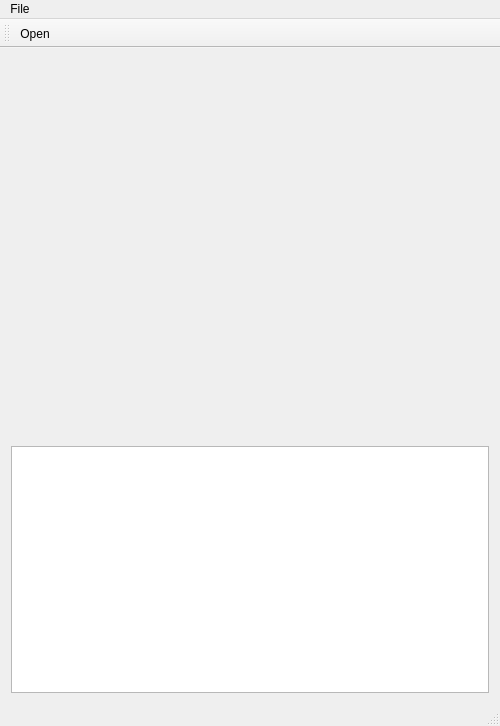
<?xml version="1.0" encoding="UTF-8"?>
<ui version="4.0">
 <class>MainWindow</class>
 <widget class="QMainWindow" name="MainWindow">
  <property name="geometry">
   <rect>
    <x>0</x>
    <y>0</y>
    <width>500</width>
    <height>726</height>
   </rect>
  </property>
  <property name="windowTitle">
   <string>MainWindow</string>
  </property>
  <widget class="QWidget" name="centralWidget">
   <layout class="QVBoxLayout" name="verticalLayout">
    <item>
     <layout class="QHBoxLayout" name="horizontalLayout">
      <item>
       <widget class="QLabel" name="labelThumbnail">
        <property name="minimumSize">
         <size>
          <width>128</width>
          <height>128</height>
         </size>
        </property>
        <property name="text">
         <string/>
        </property>
       </widget>
      </item>
      <item>
       <spacer name="horizontalSpacer">
        <property name="orientation">
         <enum>Qt::Horizontal</enum>
        </property>
        <property name="sizeHint" stdset="0">
         <size>
          <width>40</width>
          <height>20</height>
         </size>
        </property>
       </spacer>
      </item>
     </layout>
    </item>
    <item>
     <widget class="GpsInformationWidget" name="gpsWidget" native="true">
      <property name="sizePolicy">
       <sizepolicy hsizetype="Preferred" vsizetype="MinimumExpanding">
        <horstretch>0</horstretch>
        <verstretch>0</verstretch>
       </sizepolicy>
      </property>
     </widget>
    </item>
    <item>
     <widget class="QTextEdit" name="textEditresult">
      <property name="sizePolicy">
       <sizepolicy hsizetype="Expanding" vsizetype="Expanding">
        <horstretch>0</horstretch>
        <verstretch>0</verstretch>
       </sizepolicy>
      </property>
     </widget>
    </item>
   </layout>
  </widget>
  <widget class="QMenuBar" name="menuBar">
   <property name="geometry">
    <rect>
     <x>0</x>
     <y>0</y>
     <width>500</width>
     <height>20</height>
    </rect>
   </property>
   <widget class="QMenu" name="menuFile">
    <property name="title">
     <string>File</string>
    </property>
    <addaction name="actionOpen"/>
   </widget>
   <addaction name="menuFile"/>
  </widget>
  <widget class="QToolBar" name="mainToolBar">
   <attribute name="toolBarArea">
    <enum>TopToolBarArea</enum>
   </attribute>
   <attribute name="toolBarBreak">
    <bool>false</bool>
   </attribute>
   <addaction name="actionOpen"/>
  </widget>
  <widget class="QStatusBar" name="statusBar"/>
  <action name="actionOpen">
   <property name="text">
    <string>&amp;Open</string>
   </property>
  </action>
 </widget>
 <layoutdefault spacing="6" margin="11"/>
 <customwidgets>
  <customwidget>
   <class>GpsInformationWidget</class>
   <extends>QWidget</extends>
   <header>gpsinformationwidget.h</header>
   <container>1</container>
  </customwidget>
 </customwidgets>
 <resources/>
 <connections/>
</ui>
